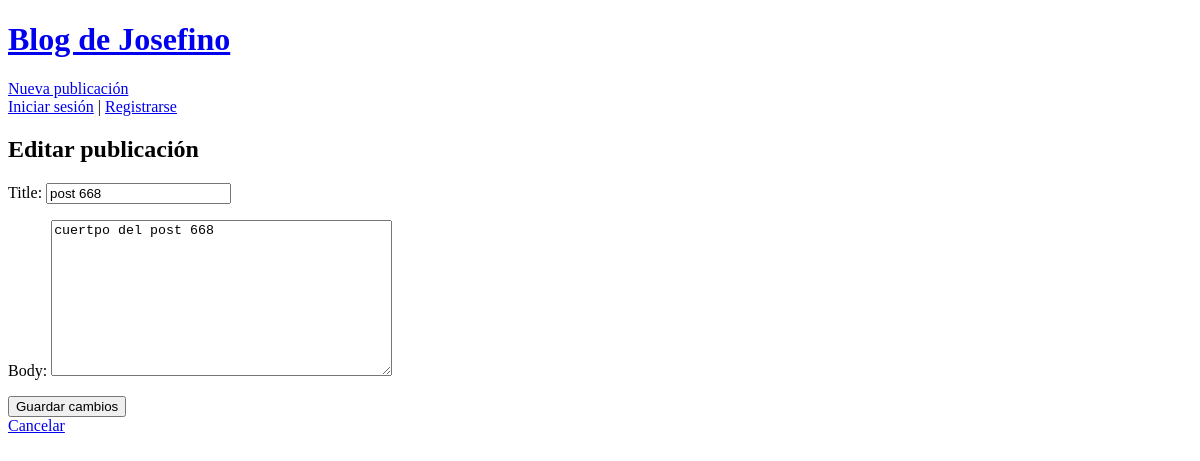
The page /publication/9/update/ on the database as committed earlier.
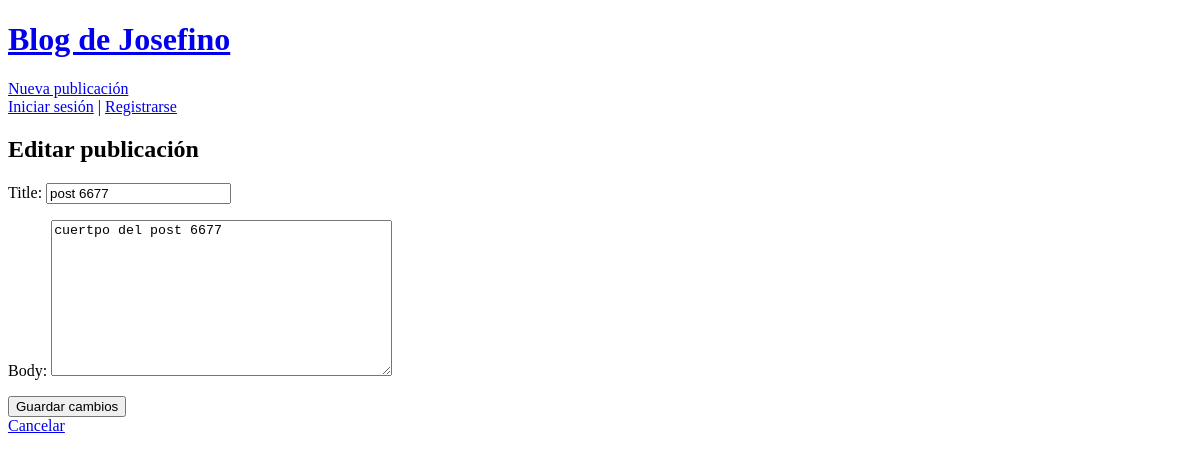
The same page on the database as committed later.
### blog/models.py (models this page shows, shortened)
class Publication(models.Model):
    title = models.CharField(max_length=100)
    body = models.TextField()
    author = models.ForeignKey(
        'auth.User',
        on_delete=models.CASCADE,
    )
    date = models.DateTimeField(auto_now_add=True)
    updated = models.DateTimeField(auto_now=True)

### blog/views.py (the view)
# urls.py: path('publication/<int:pk>/update/', PublicationUpdateView.as_view(), name='publication-update'),
class PublicationUpdateView(UpdateView):
    model = Publication
    template_name = 'publication-update.html'
    fields = ['title', 'body']

### templates/publication-update.html (shortened to what this page needs)
{% extends "_base.html" %}
{% block content %}
    <h2>Editar publicación</h2>
    <form method="post">
        {{ form.as_p }}
        <button type="submit">Guardar cambios</button>
    </form>
    <a href="{% url 'publications-list' %}">Cancelar</a>
{% endblock content %}

Rows that differ between the two databases and show on the page:
changed Publication: title "post 668" → "post 6677"; body "cuertpo del post 668" → "cuertpo del post 6677"
